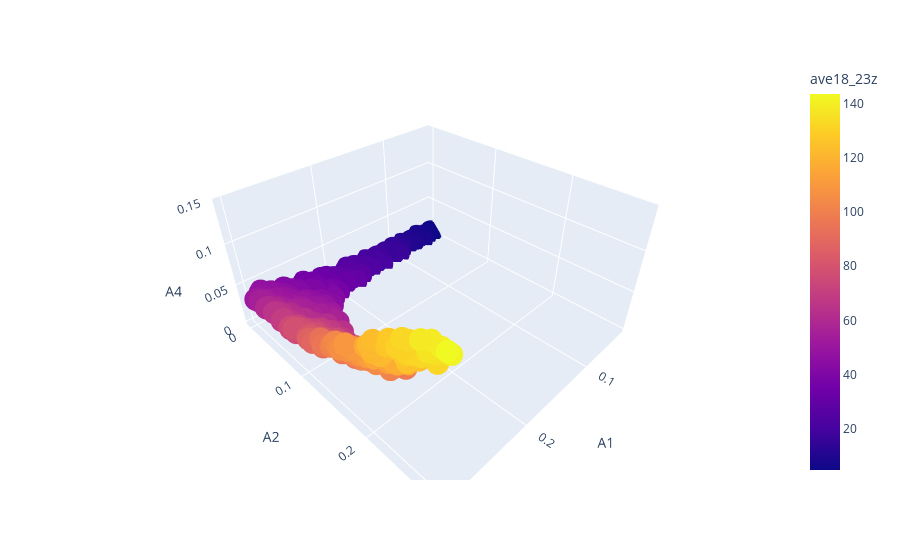

The code cell stored with this chart in its notebook:
### Code cell
px.scatter_3d(df[abs(df["ave18_23y"]) < 1], x="A1", y="A2", z="A4", color="ave18_23z")

### Figure 1 — Plotly figure (JSON) as saved in the notebook; plotly's stock layout.template omitted (floating-point values rounded to 4 significant figures; data arrays with more than 128 entries replaced by an {"elided": "..."} marker saying what was removed)
{"data": [{"hovertemplate": "A1=%{x}<br>A2=%{y}<br>A4=%{z}<br>ave18_23z=%{marker.color}<extra></extra>", "legendgroup": "", "marker": {"color": {"elided": "383 float values"}, "coloraxis": "coloraxis", "symbol": "circle"}, "mode": "markers", "name": "", "scene": "scene", "showlegend": false, "type": "scatter3d", "x": {"elided": "383 float values"}, "y": {"elided": "383 float values"}, "z": {"elided": "383 float values"}}], "layout": {"coloraxis": {"colorbar": {"title": {"text": "ave18_23z"}}, "colorscale": [[0, "#0d0887"], [0.1111, "#46039f"], [0.2222, "#7201a8"], [0.3333, "#9c179e"], [0.4444, "#bd3786"], [0.5556, "#d8576b"], [0.6667, "#ed7953"], [0.7778, "#fb9f3a"], [0.8889, "#fdca26"], [1, "#f0f921"]]}, "legend": {"tracegroupgap": 0}, "margin": {"t": 60}, "scene": {"domain": {"x": [0, 1], "y": [0, 1]}, "xaxis": {"title": {"text": "A1"}}, "yaxis": {"title": {"text": "A2"}}, "zaxis": {"title": {"text": "A4"}}}}}
